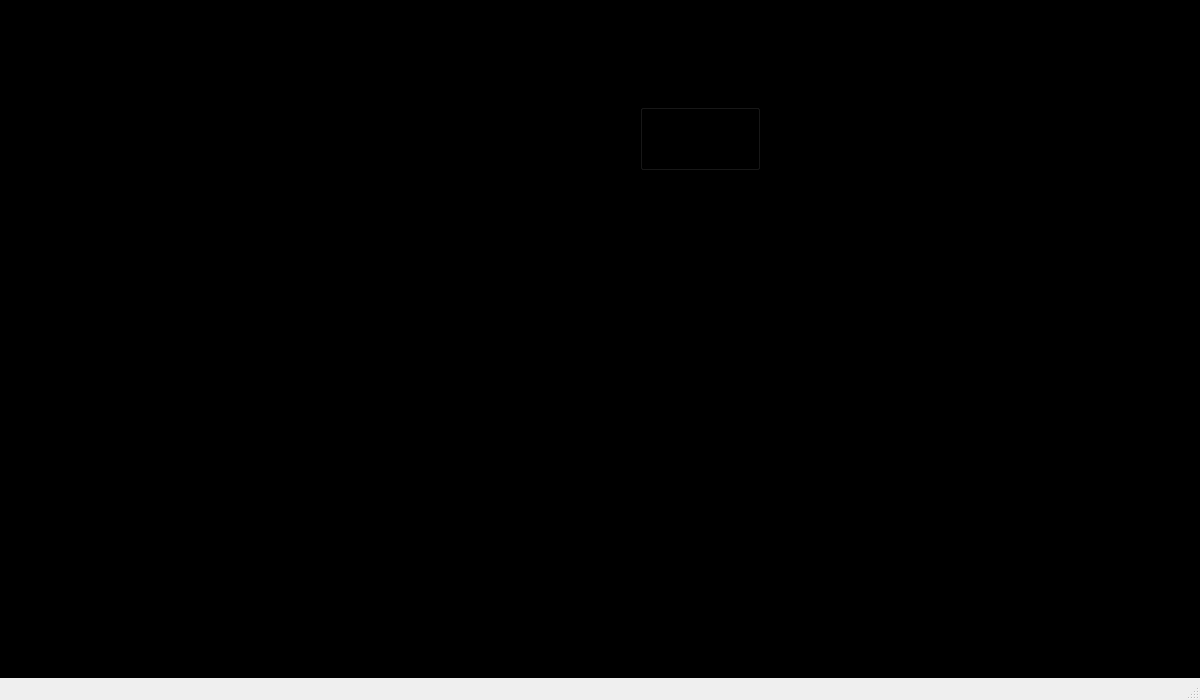
<?xml version="1.0" encoding="UTF-8"?>
<ui version="4.0">
 <class>MainWindow</class>
 <widget class="QMainWindow" name="MainWindow">
  <property name="geometry">
   <rect>
    <x>0</x>
    <y>0</y>
    <width>1200</width>
    <height>700</height>
   </rect>
  </property>
  <property name="windowTitle">
   <string>MainWindow</string>
  </property>
  <widget class="QWidget" name="centralwidget">
   <widget class="QLabel" name="label">
    <property name="geometry">
     <rect>
      <x>0</x>
      <y>0</y>
      <width>1200</width>
      <height>700</height>
     </rect>
    </property>
    <property name="styleSheet">
     <string notr="true">background-color: rgb(0, 0, 0);
background-color: rgb(0, 0, 0);</string>
    </property>
    <property name="text">
     <string/>
    </property>
    <property name="pixmap">
     <pixmap>../textures/bloody_frame.png</pixmap>
    </property>
    <property name="scaledContents">
     <bool>true</bool>
    </property>
   </widget>
   <widget class="QWidget" name="widget_2" native="true">
    <property name="geometry">
     <rect>
      <x>850</x>
      <y>210</y>
      <width>291</width>
      <height>231</height>
     </rect>
    </property>
    <property name="autoFillBackground">
     <bool>false</bool>
    </property>
    <widget class="QWidget" name="gridLayoutWidget_2">
     <property name="geometry">
      <rect>
       <x>20</x>
       <y>20</y>
       <width>251</width>
       <height>191</height>
      </rect>
     </property>
     <layout class="QGridLayout" name="gridLayout_2"/>
    </widget>
   </widget>
   <widget class="QWidget" name="widget" native="true">
    <property name="geometry">
     <rect>
      <x>10</x>
      <y>120</y>
      <width>800</width>
      <height>500</height>
     </rect>
    </property>
    <property name="autoFillBackground">
     <bool>false</bool>
    </property>
    <widget class="QWidget" name="gridLayoutWidget">
     <property name="geometry">
      <rect>
       <x>0</x>
       <y>0</y>
       <width>751</width>
       <height>391</height>
      </rect>
     </property>
     <layout class="QGridLayout" name="gridLayout"/>
    </widget>
   </widget>
   <widget class="QWidget" name="widget_3" native="true">
    <property name="geometry">
     <rect>
      <x>849</x>
      <y>459</y>
      <width>291</width>
      <height>181</height>
     </rect>
    </property>
    <widget class="QWidget" name="gridLayoutWidget_3">
     <property name="geometry">
      <rect>
       <x>60</x>
       <y>30</y>
       <width>181</width>
       <height>121</height>
      </rect>
     </property>
     <layout class="QGridLayout" name="gridLayout_3"/>
    </widget>
   </widget>
   <widget class="QGroupBox" name="groupBox">
    <property name="geometry">
     <rect>
      <x>640</x>
      <y>90</y>
      <width>120</width>
      <height>80</height>
     </rect>
    </property>
    <property name="title">
     <string>GroupBox</string>
    </property>
   </widget>
  </widget>
  <widget class="QStatusBar" name="statusbar"/>
 </widget>
 <resources/>
 <connections/>
</ui>
